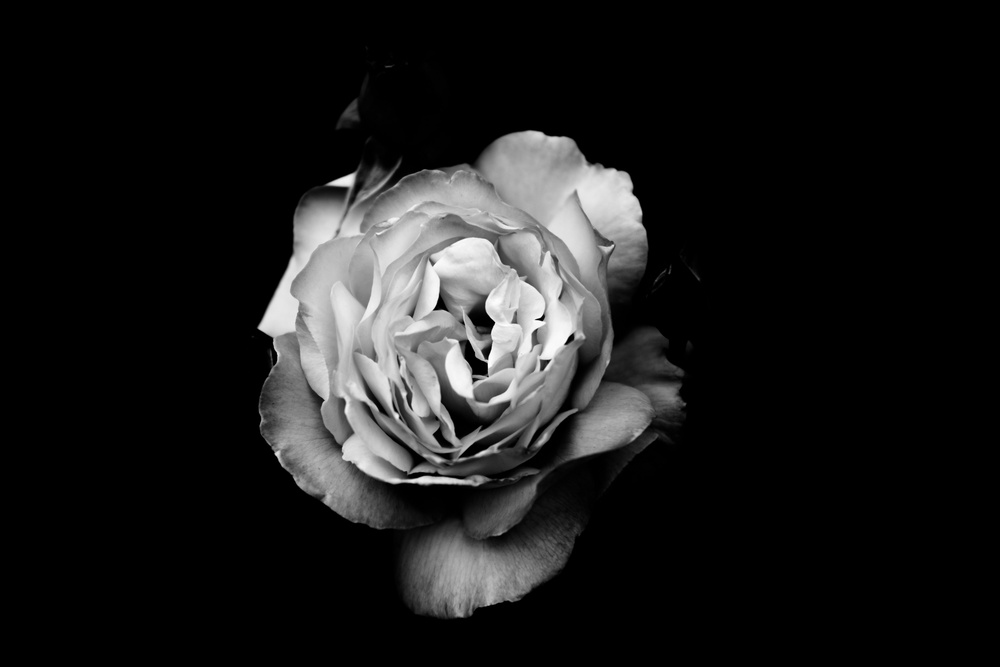
#> input picture lab-1/rose.jpg, 1000 x 667 px, shrunk from 4896 x 3264 before the run
$ jupyter execute --allow-errors lab-1.ipynb
#> lines starting #> are read from the running program, lines starting #| are printed output that depends on the picture; after the words box and inside, x2 and y2 are one past the last pixel; in counts of white or black regions, pixels touching at a corner belong together
Segregate black and white pixels

[cell 1]
from PIL import Image
import numpy as np
import matplotlib.pyplot as plt

[cell 2]
image_path = 'rose.jpg'
image = Image.open(image_path)
#> image is the input picture: PIL image 1000x667 RGB; min 0, max 255, mean 27.2

[cell 3]
gray_image = image.convert('L')
gray_array = np.array(gray_image)

[cell 4]
print(gray_array)
#> (printed output is left out)

[cell 5]
white_mask = (gray_array >= 127)
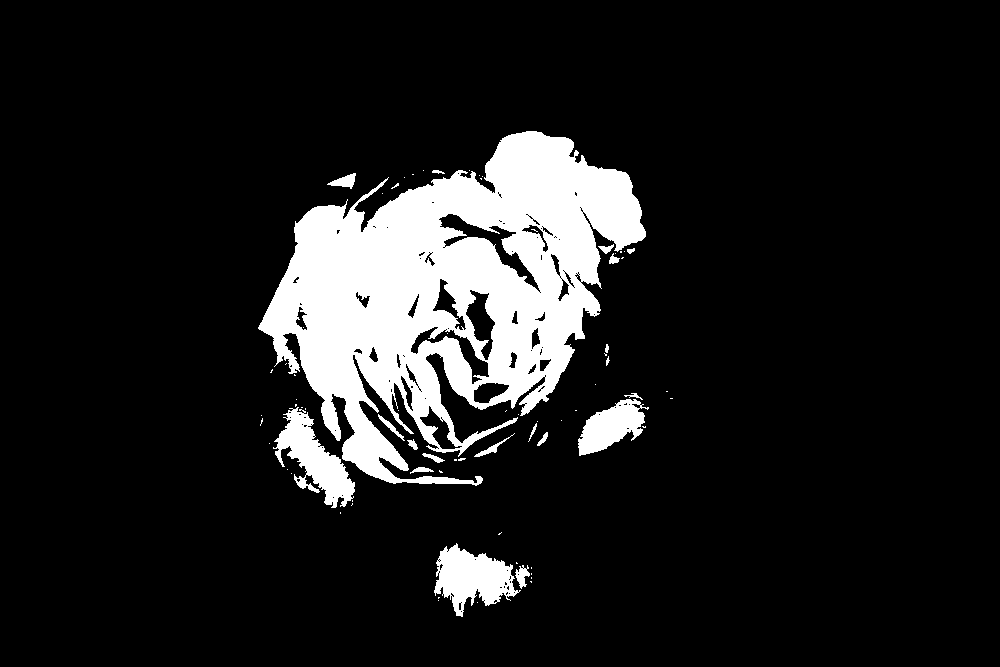
#> white_mask: shape (667, 1000) bool; 11.8% white; 74 white regions (54 under 20 px), largest, box (x1, y1, x2, y2) and area: (258, 131, 646, 486) 67851, (434, 543, 521, 617) 3452, (273, 407, 355, 508) 3416
invert_white_mask = (gray_array < 127)

white_image = np.stack([gray_array, gray_array, gray_array], axis=-1)
white_image[white_mask] = [255, 255, 255]
white_image[invert_white_mask] = [0, 0, 0]

white_image_pil = Image.fromarray(white_image)

[cell 6]
black_mask = (gray_array <= 127)
#> black_mask: shape (667, 1000) bool; 88.3% white; 82 black regions (59 under 20 px), largest, box (x1, y1, x2, y2) and area: (258, 131, 646, 486) 67400, (434, 544, 518, 617) 3387, (273, 407, 355, 508) 3170
invert_black_mask = (gray_array > 127)

black_image = np.stack([gray_array, gray_array, gray_array], axis=-1)
black_image[black_mask] = [255, 255, 255]
black_image[invert_black_mask] = [0, 0, 0]
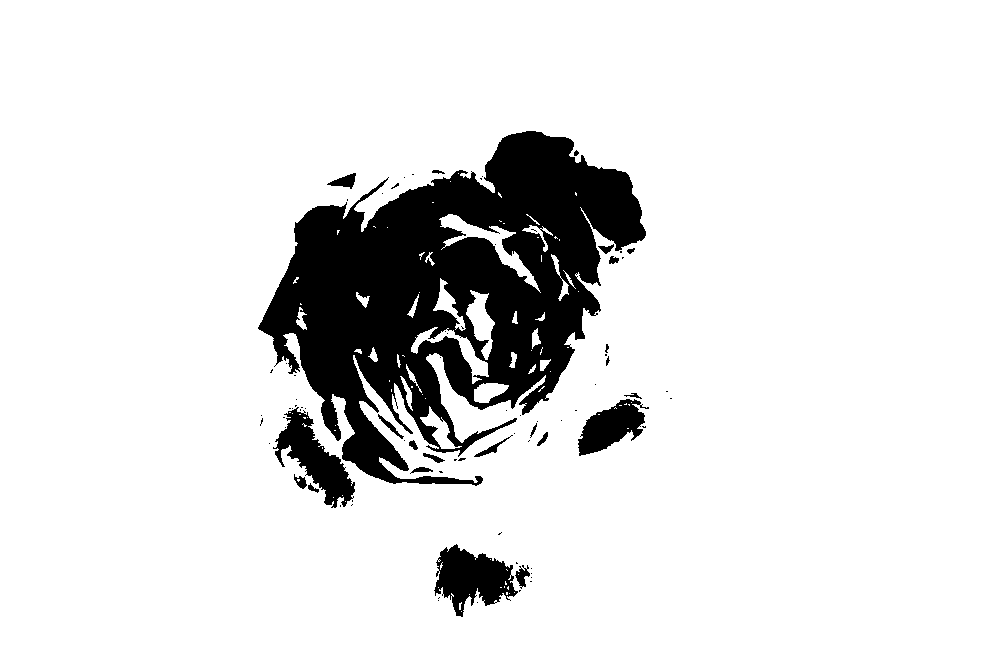
#> black_image: shape (667, 1000, 3); 88.3% white; 82 black regions (59 under 20 px), largest, box (x1, y1, x2, y2) and area: (258, 131, 646, 486) 67400, (434, 544, 518, 617) 3387, (273, 407, 355, 508) 3170

black_image_pil = Image.fromarray(black_image)

[cell 7]
# Display the original and highlighted images
plt.figure(figsize=(12, 6))
plt.subplot(1, 3, 1)
plt.title("Original Image")
plt.imshow(image, cmap='gray')
plt.axis('off')

plt.subplot(1, 3, 2)
plt.title("White Image")
plt.imshow(white_image_pil)
plt.axis('off')

plt.subplot(1, 3, 3)
plt.title("Black Image")
plt.imshow(black_image_pil)
plt.axis('off')

plt.show()

Separate Red, Green and Blue channels from RGB image

[cell 8]
image_path = 'lenna.png'
#> (the rest of this cell did not finish here and is left out)

[cell 9]
rgb_array = np.array(image) / 255.0
cmy_array = 1 - rgb_array
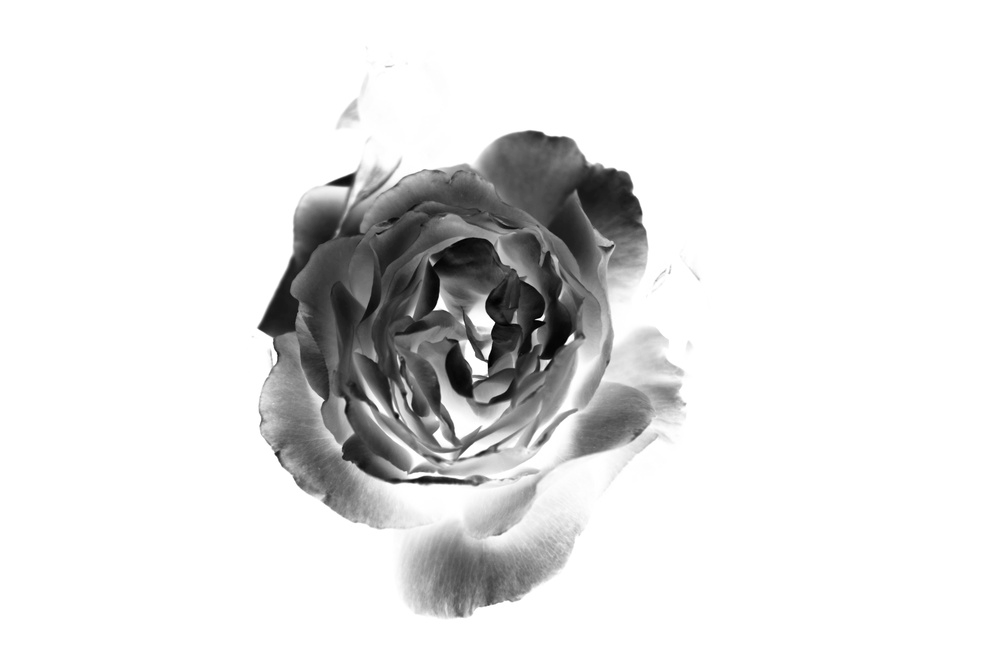
#> cmy_array: shape (667, 1000, 3) float64; min 0, max 1, mean 0.893

cmy_array = (cmy_array * 255).astype(np.uint8)

cyan_channel = cmy_array.copy()
cyan_channel[:, :, 1] = 255
cyan_channel[:, :, 2] = 255
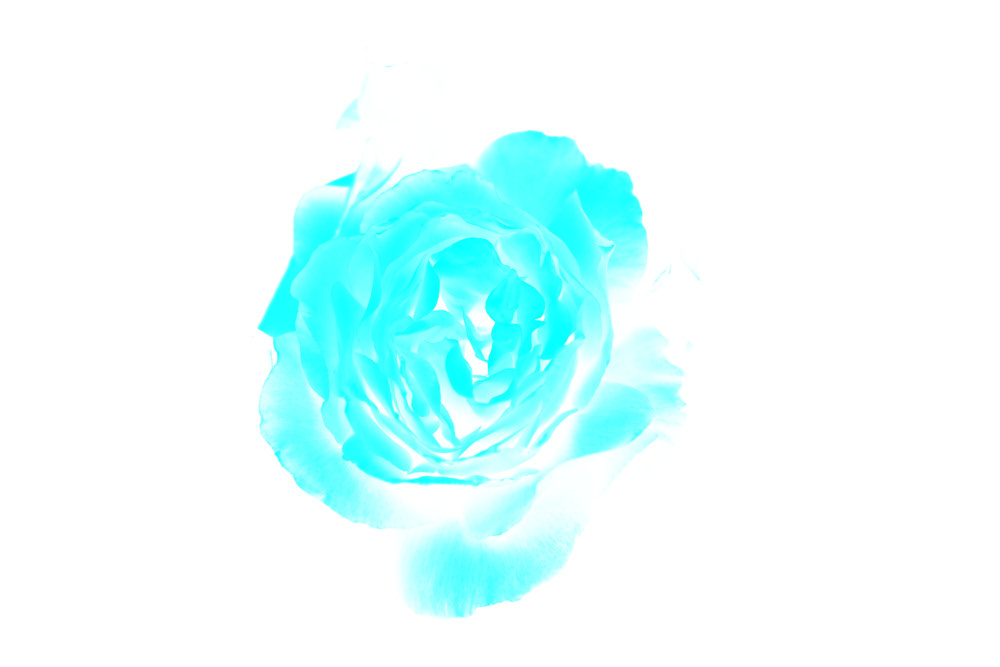
#> cyan_channel: shape (667, 1000, 3); mean R, G, B 227.8, 255, 255

magenta_channel = cmy_array.copy()
magenta_channel[:, :, 0] = 255
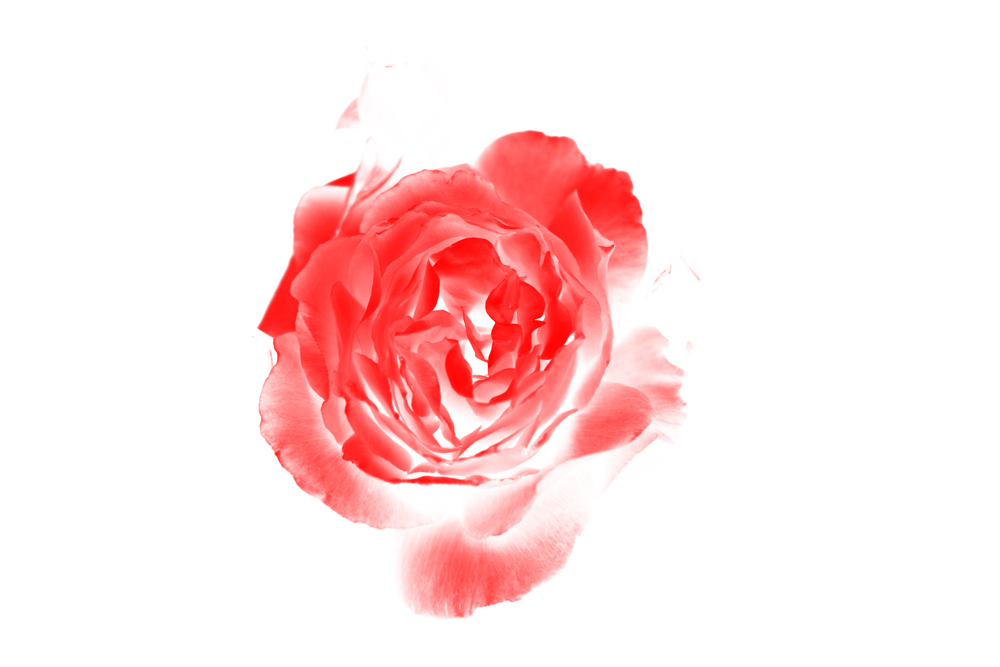
#> magenta_channel: shape (667, 1000, 3); mean R, G, B 255, 227.8, 227.8
magenta_channel[:, :, 2] = 255
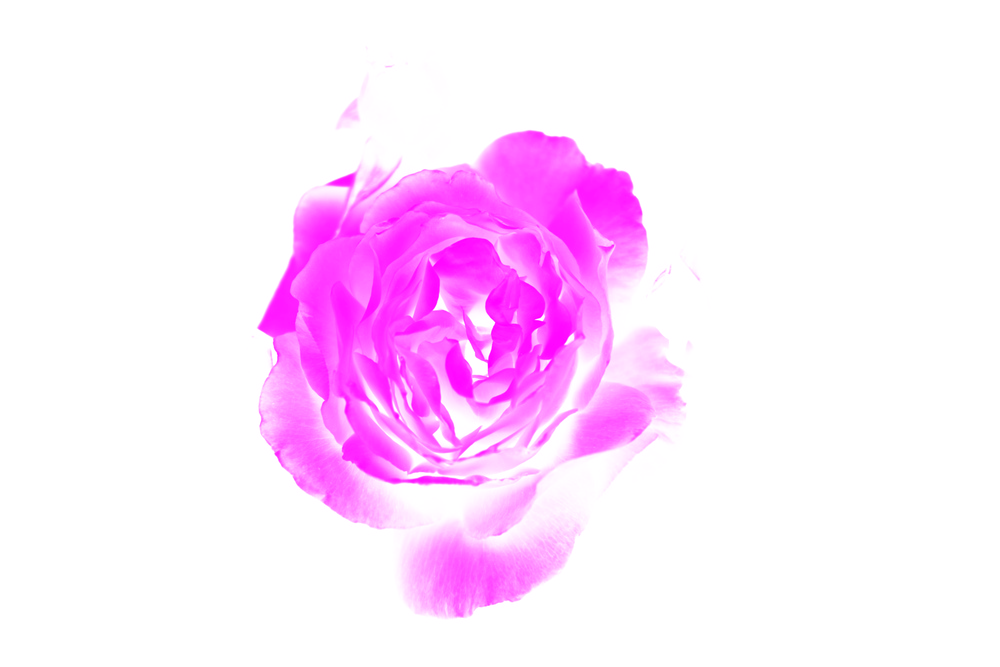
#> magenta_channel: shape (667, 1000, 3); mean R, G, B 255, 227.8, 255

yellow_channel = cmy_array.copy()
yellow_channel[:, :, 0] = 255
yellow_channel[:, :, 1] = 255
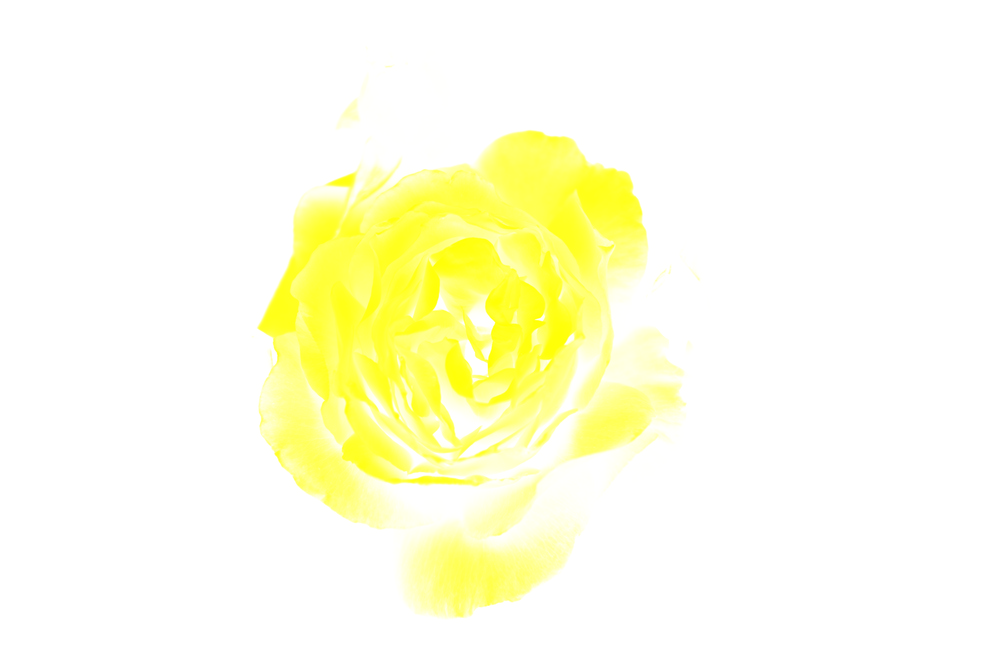
#> yellow_channel: shape (667, 1000, 3); mean R, G, B 255, 255, 227.8

plt.figure(figsize=(12, 8))

plt.subplot(1, 4, 1)
plt.title("Original Image")
plt.imshow(image)
plt.axis('off')

plt.subplot(1, 4, 2)
plt.title("Cyan Channel")
plt.imshow(cyan_channel)
plt.axis('off')

plt.subplot(1, 4, 3)
plt.title("Magenta Channel")
plt.imshow(magenta_channel)
plt.axis('off')

plt.subplot(1, 4, 4)
plt.title("Yellow Channel")
plt.imshow(yellow_channel)
plt.axis('off')

plt.tight_layout()
plt.show()

$ run again, with lab-2/cat.jpg copied over lab-1/rose.jpg
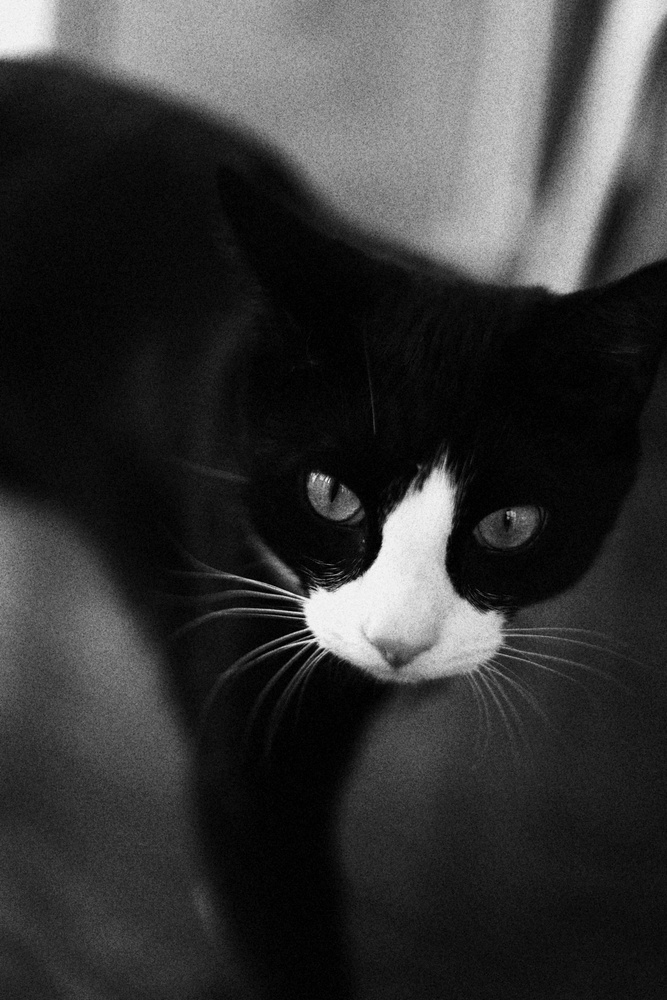
#> input picture lab-2/cat.jpg, 667 x 1000 px, shrunk from 4000 x 6000 before the run
#> image is the input picture: PIL image 667x1000 RGB; min 0, max 252, mean 54
#> (printed output is left out)
#> `white_mask = (gray_array >= 127)`:
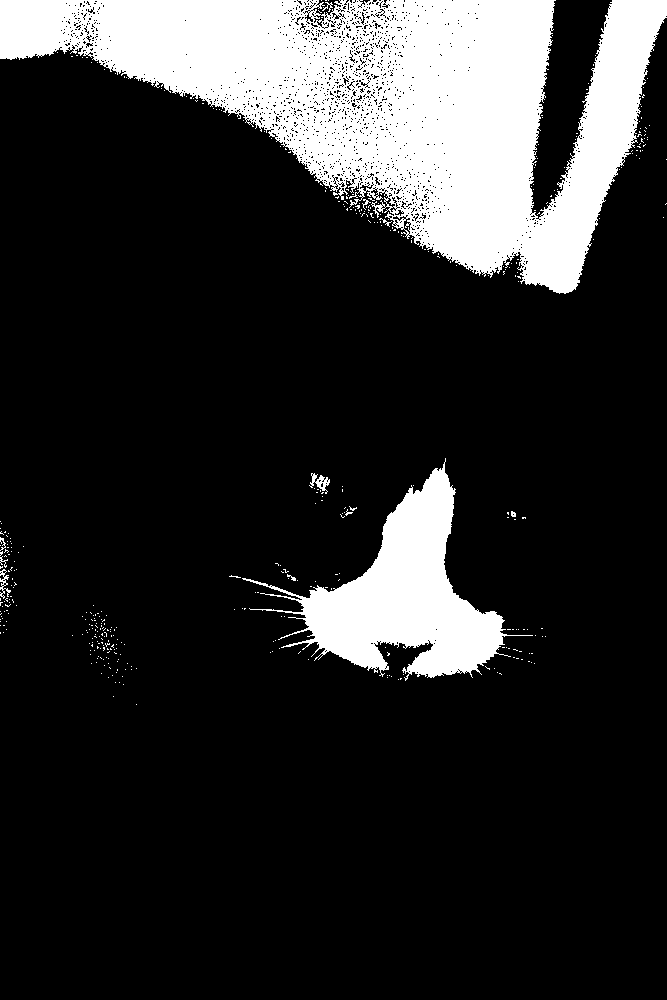
#> white_mask: shape (1000, 667) bool; 17.4% white; 420 white regions (409 under 20 px), largest, box (x1, y1, x2, y2) and area: (0, 0, 667, 294) 93816, (242, 458, 533, 681) 21029, (309, 473, 330, 494) 176
#> black_mask: shape (1000, 667) bool; 82.7% white; 421 black regions (410 under 20 px), largest, box (x1, y1, x2, y2) and area: (0, 0, 667, 294) 92932, (242, 458, 533, 681) 20979, (309, 473, 330, 491) 161
#> `yellow_channel[:, :, 1] = 255`:
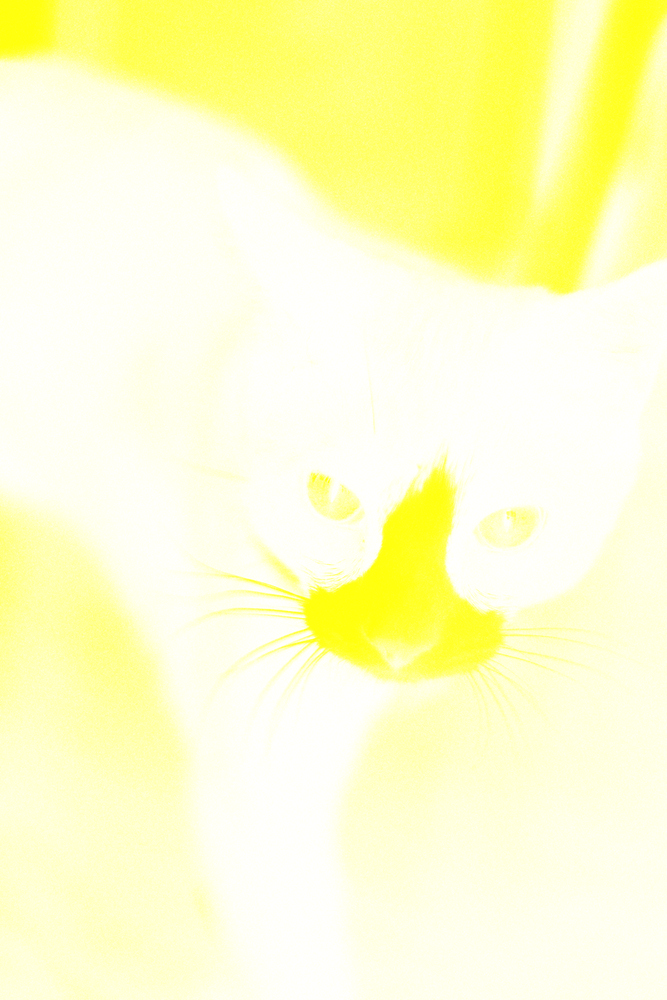
#> yellow_channel: shape (1000, 667, 3); mean R, G, B 255, 255, 200.9
